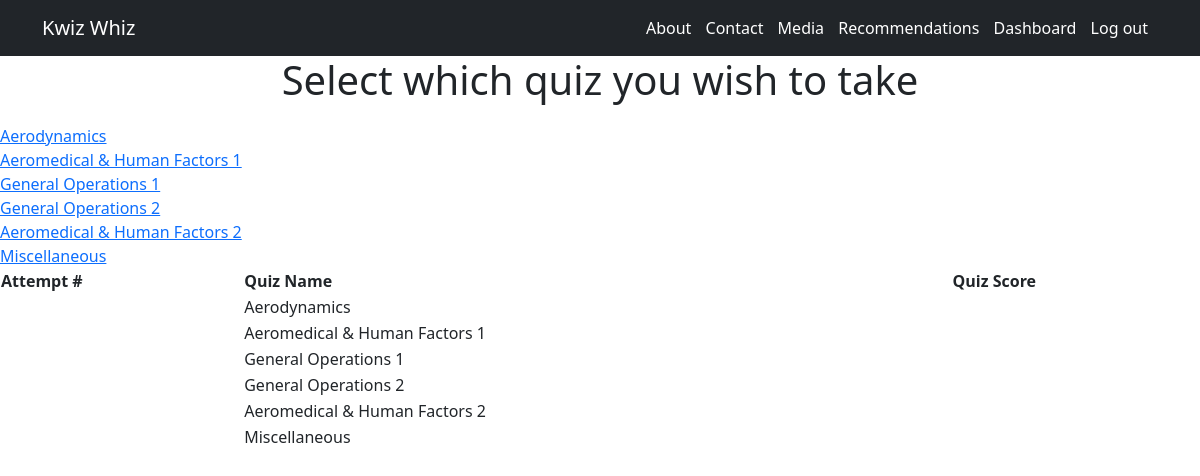
/selectquiz/2 (signed in), run on the app's committed database.
### kwizwhiz_app/models.py (models this page shows, shortened)
class Quiz(models.Model):
    class Meta:
        verbose_name_plural = "Quizzes"
        ordering = ['id']
    topic = models.ForeignKey(Topic, related_name='quizzes', on_delete=models.DO_NOTHING)
    title = models.CharField(max_length=100, default='New Quiz')
    created_at = models.DateTimeField(auto_now_add=True)
    updated_at = models.DateTimeField(auto_now=True)

### kwizwhiz_app/views.py (the view)
# urls.py: path('selectquiz/<int:topic_id>', views.selectquiz),
def selectquiz(request, topic_id):
    if 'id' not in request.session:
        return redirect('/')
    else:
        topic = Topic.objects.get(id = topic_id)
        quizzes = Quiz.objects.all()
        context = {
            "topic": topic,
            "quizzes": quizzes
        }
    return render(request, "selectquiz.html", context)

### kwizwhiz_app/templates/selectquiz.html (shortened to what this page needs)
<!DOCTYPE html>
<html lang="en">
<head>
    <link href="https://cdn.jsdelivr.net/npm/bootstrap@5.0.2/dist/css/bootstrap.min.css" rel="stylesheet">
    {% load static %}
    <link rel="stylesheet" href="{% static 'css/index.css' %}">
</head>
<body>
    <nav class="navbar navbar-expand-lg navbar-dark bg-dark">
        <div class="container">
        <a class="navbar-brand" href="/">Kwiz Whiz</a>
            <span class="navbar-text">
                <span class="navbar-text">
                    <a href="/about">About</a>
                    <a href="/contact">Contact</a>
                    <a href="/media">Media</a>
                    <a href="/recommend">Recommendations</a>
                    <a href="/dashboard">Dashboard</a>
                    <a href="/logout">Log out</a>
                </span>
            </span>
        </div>
    </nav>
    <div>
        <div>
            <h1>Select which quiz you wish to take</h1>
        </div>
    </div>
        {% for quiz in topic.quizzes.all %}
        <div>
            <a href="/takequiz/{{quiz.id}}">{{quiz.title}}
                </a> {{quiz.count}}
        </div>
        {% endfor %}
    <div>
    <table style="width: 100%">
        <tr>
            <th>Attempt #</th>
            <th>Quiz Name</th>
            <th>Quiz Score</th>
        </tr>
        {% for quiz in topic.quizzes.all %}
        <tr>
            <td>{{quiz.count}}</td>
            <td>{{quiz.title}}</td>
            <td>{{quiz.score}}</td>
        </tr>
        {% endfor %}
    </table>
</body>
</html>

### kwizwhiz_app/static/css/index.css (style rules this page uses)
span a { padding-right: 10px; text-decoration: none; }
h5, h3, h1 { text-align: center; height: 60px; }

### data on the page
Quiz: title "Aerodynamics"
Quiz: title "Aeromedical & Human Factors 1"
Quiz: title "General Operations 1"
Quiz: title "General Operations 2"
Quiz: title "Aeromedical & Human Factors 2"
Quiz: title "Miscellaneous"
